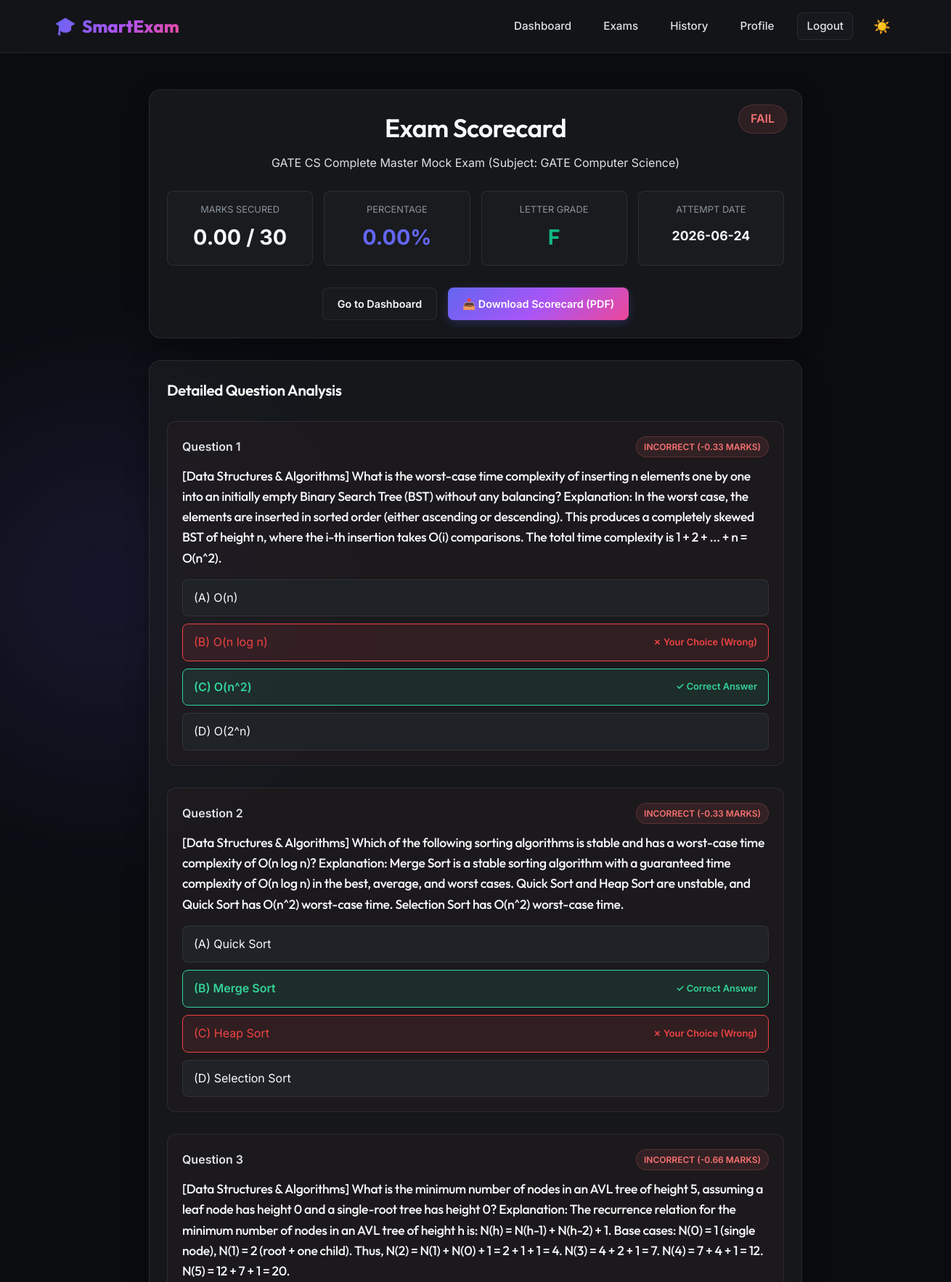
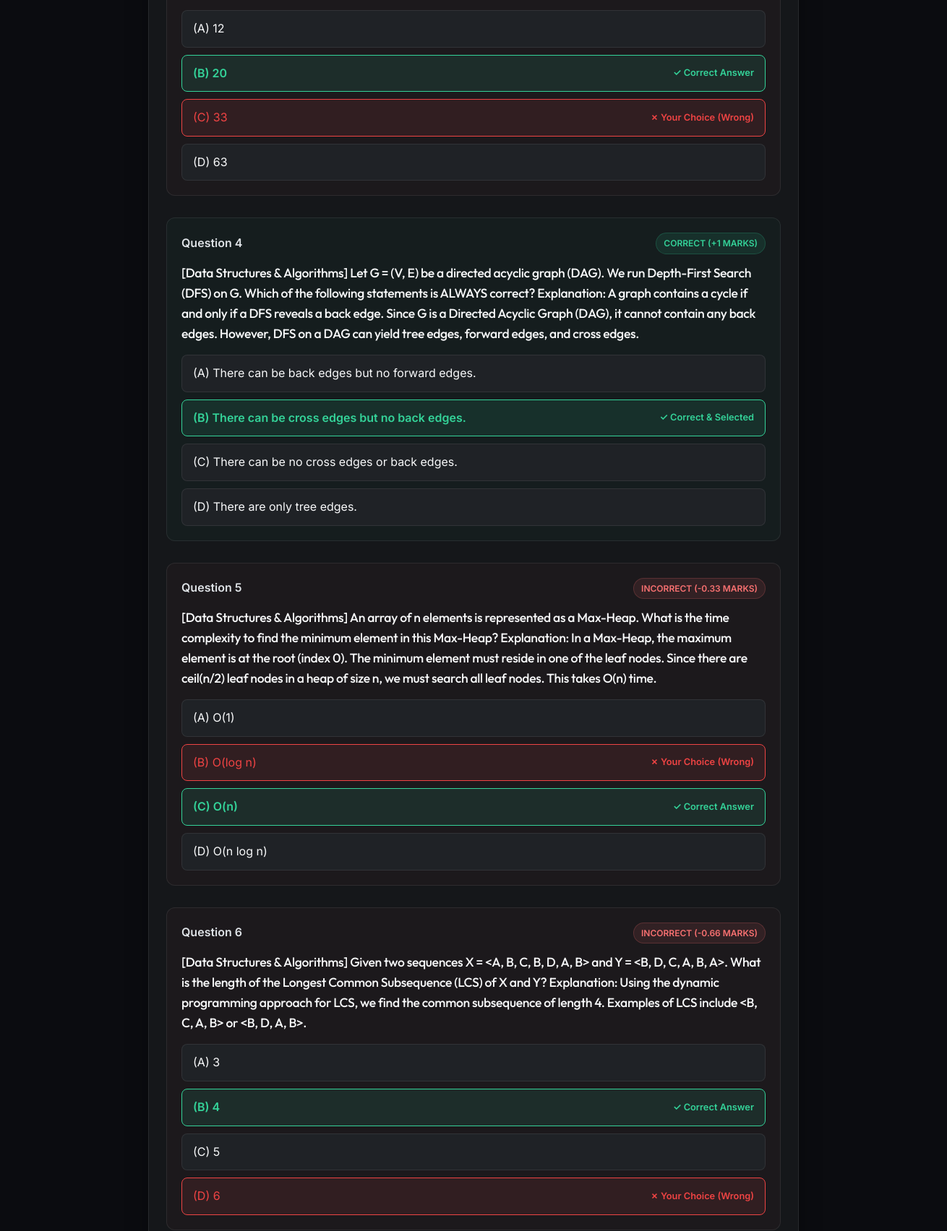
The page /result/2 (signed in, upper part) on the database its author committed (2 pictures, top to bottom).
### models/exam.py (models this page shows)
class Exam(db.Model):
    __tablename__ = 'exams'
    id = db.Column(db.Integer, primary_key=True)
    subject_id = db.Column(db.Integer, db.ForeignKey('subjects.id', ondelete='CASCADE'), nullable=False)
    title = db.Column(db.String(255), nullable=False)
    description = db.Column(db.Text, nullable=True)
    start_time = db.Column(db.DateTime, nullable=False)
    end_time = db.Column(db.DateTime, nullable=False)
    duration_minutes = db.Column(db.Integer, nullable=False)
    total_marks = db.Column(db.Integer, default=100, nullable=False)
    passing_marks = db.Column(db.Integer, default=40, nullable=False)
    negative_marking_val = db.Column(db.Numeric(4, 2), default=0.00)
    random_questions_count = db.Column(db.Integer, nullable=True)
    created_by = db.Column(db.Integer, db.ForeignKey('users.id', ondelete='CASCADE'), nullable=False)
    created_at = db.Column(db.DateTime, default=datetime.utcnow)
    questions = db.relationship('Question', backref='exam', cascade="all, delete-orphan")
    attempts = db.relationship('StudentExam', backref='exam', cascade="all, delete-orphan")
    __table_args__ = (
        db.Index('idx_exam_dates', 'start_time', 'end_time'),
    )

class Subject(db.Model):
    __tablename__ = 'subjects'
    id = db.Column(db.Integer, primary_key=True)
    name = db.Column(db.String(255), unique=True, nullable=False)
    code = db.Column(db.String(100), unique=True, nullable=False, index=True)
    description = db.Column(db.Text, nullable=True)
    exams = db.relationship('Exam', backref='subject', cascade="all, delete-orphan")

class Question(db.Model):
    __tablename__ = 'questions'
    id = db.Column(db.Integer, primary_key=True)
    exam_id = db.Column(db.Integer, db.ForeignKey('exams.id', ondelete='CASCADE'), nullable=False)
    question_text = db.Column(db.Text, nullable=False)
    question_type = db.Column(db.String(50), default='single')  # 'single' or 'multiple'
    difficulty = db.Column(db.String(50), default='medium')  # 'easy', 'medium', 'hard'
    marks = db.Column(db.Integer, default=1)
    negative_marks = db.Column(db.Numeric(4, 2), default=0.00)
    options = db.relationship('Option', backref='question', cascade="all, delete-orphan")
    responses = db.relationship('StudentResponse', backref='question', cascade="all, delete-orphan")

class Option(db.Model):
    __tablename__ = 'options'
    id = db.Column(db.Integer, primary_key=True)
    question_id = db.Column(db.Integer, db.ForeignKey('questions.id', ondelete='CASCADE'), nullable=False)
    option_text = db.Column(db.Text, nullable=False)
    is_correct = db.Column(db.Boolean, default=False)
    responses = db.relationship('StudentResponse', backref='option', cascade="all, delete-orphan")

### models/attempt.py (models this page shows)
class Result(db.Model):
    __tablename__ = 'results'
    id = db.Column(db.Integer, primary_key=True)
    student_exam_id = db.Column(db.Integer, db.ForeignKey('student_exam.id', ondelete='CASCADE'), unique=True, nullable=False)
    score = db.Column(db.Numeric(6, 2), nullable=False)
    percentage = db.Column(db.Numeric(5, 2), nullable=False)
    passed = db.Column(db.Boolean, nullable=False)
    grade = db.Column(db.String(10), nullable=True)
    created_at = db.Column(db.DateTime, default=datetime.utcnow)

class StudentExam(db.Model):
    __tablename__ = 'student_exam'
    id = db.Column(db.Integer, primary_key=True)
    student_id = db.Column(db.Integer, db.ForeignKey('students.id', ondelete='CASCADE'), nullable=False)
    exam_id = db.Column(db.Integer, db.ForeignKey('exams.id', ondelete='CASCADE'), nullable=False)
    started_at = db.Column(db.DateTime, default=datetime.utcnow)
    submitted_at = db.Column(db.DateTime, nullable=True)
    score = db.Column(db.Numeric(6, 2), default=0.00)
    is_passed = db.Column(db.Boolean, default=False)
    status = db.Column(db.String(50), default='in_progress')  # 'in_progress', 'submitted', 'expired'
    responses = db.relationship('StudentResponse', backref='attempt', cascade="all, delete-orphan")
    result = db.relationship('Result', backref='attempt', uselist=False, cascade="all, delete-orphan")
    __table_args__ = (
        db.Index('idx_attempt_student_exam', 'student_id', 'exam_id'),
    )

### routes/exam.py (the view)
@exam_bp.route('/result/<int:attempt_id>')
@login_required
def view_result(attempt_id):
    attempt = db.session.get(StudentExam, attempt_id)
    if not attempt:
        flash('Result session not found.', 'danger')
        return redirect(url_for('student.dashboard'))
    if session.get('role') != 'admin' and attempt.student_id != g.user.student_profile.id:
        flash('Access denied.', 'danger')
        return redirect(url_for('student.dashboard'))
    if attempt.status != 'submitted' or not attempt.result:
        flash('This attempt is not submitted or graded yet.', 'warning')
        return redirect(url_for('exam.take_exam', attempt_id=attempt.id))
    exam = attempt.exam
    questions = Question.query.filter_by(exam_id=exam.id).all()
    detailed_responses = {}
    for q in questions:
        student_choices = [r.option_id for r in StudentResponse.query.filter_by(student_exam_id=attempt.id, question_id=q.id).all()]
        detailed_responses[q.id] = {
            'student_choices': student_choices,
            'correct_choices': [o.id for o in q.options if o.is_correct]
        }
    return render_template(
        'student/result.html',
        attempt=attempt,
        result=attempt.result,
        exam=exam,
        questions=questions,
        detailed_responses=detailed_responses
    )

### routes/auth.py (called while the page is built)
def login_required(f):
    @functools.wraps(f)
    def decorated_function(*args, **kwargs):
        if 'user_id' not in session:
            flash('Please log in to access this page.', 'warning')
            return redirect(url_for('auth.login'))
        user = db.session.get(User, session['user_id'])
        if not user or user.status != 'active':
            session.clear()
            flash('Your account has been deactivated or not found.', 'danger')
            return redirect(url_for('auth.login'))
        g.user = user
        return f(*args, **kwargs)
    return decorated_function

@auth_bp.app_context_processor
def inject_user():
    user = None
    if 'user_id' in session:
        user = db.session.get(User, session['user_id'])
    return dict(current_user=user)

### templates/student/result.html (shortened to what this page needs)
{% extends 'base.html' %}
{% block content %}
<div style="max-width: 900px; margin: 0 auto; padding: 20px 0; animation: fadeInUp 0.5s ease;">
    <div class="glass-panel" style="margin-bottom: 30px; text-align: center; position: relative;">
        <div style="position: absolute; top: 20px; right: 20px;">
            {% if result.passed %}
                <span class="badge badge-success" style="font-size: 1rem; padding: 6px 16px;">Pass</span>
            {% else %}
                <span class="badge badge-danger" style="font-size: 1rem; padding: 6px 16px;">Fail</span>
            {% endif %}
        </div>
        <h2 style="font-size: 2.2rem; margin-bottom: 8px;">Exam Scorecard</h2>
        <p style="color: var(--text-secondary); font-size: 1rem; margin-bottom: 25px;">{{ exam.title }} (Subject: {{ exam.subject.name }})</p>
        <div style="display: grid; grid-template-columns: repeat(4, 1fr); gap: 15px; margin-bottom: 30px;">
            <div style="padding: 15px; background: rgba(255,255,255,0.02); border: 1px solid var(--glass-border); border-radius: 8px;">
                <div style="font-size: 0.8rem; color: var(--text-muted); text-transform: uppercase;">Marks Secured</div>
                <div style="font-size: 1.8rem; font-weight: bold; margin-top: 5px;">{{ result.score }} / {{ exam.total_marks }}</div>
            </div>
            <div style="padding: 15px; background: rgba(255,255,255,0.02); border: 1px solid var(--glass-border); border-radius: 8px;">
                <div style="font-size: 0.8rem; color: var(--text-muted); text-transform: uppercase;">Percentage</div>
                <div style="font-size: 1.8rem; font-weight: bold; margin-top: 5px; color: var(--primary);">{{ result.percentage }}%</div>
            </div>
            <div style="padding: 15px; background: rgba(255,255,255,0.02); border: 1px solid var(--glass-border); border-radius: 8px;">
                <div style="font-size: 0.8rem; color: var(--text-muted); text-transform: uppercase;">Letter Grade</div>
                <div style="font-size: 1.8rem; font-weight: bold; margin-top: 5px; color: var(--secondary);">{{ result.grade or '--' }}</div>
            </div>
            <div style="padding: 15px; background: rgba(255,255,255,0.02); border: 1px solid var(--glass-border); border-radius: 8px;">
                <div style="font-size: 0.8rem; color: var(--text-muted); text-transform: uppercase;">Attempt Date</div>
                <div style="font-size: 1.1rem; font-weight: bold; margin-top: 12px;">{{ attempt.submitted_at.strftime('%Y-%m-%d') }}</div>
            </div>
        </div>
        <div style="display: flex; justify-content: center; gap: 15px;">
            <a href="{{ url_for('student.dashboard') }}" class="btn btn-secondary">Go to Dashboard</a>
            <a href="{{ url_for('reports.export_scorecard_pdf', attempt_id=attempt.id) }}" class="btn btn-primary">
                📥 Download Scorecard (PDF)
            </a>
        </div>
    </div>
    <div class="glass-panel">
        <h3 style="font-size: 1.3rem; margin-bottom: 25px;">Detailed Question Analysis</h3>
        <div style="display: flex; flex-direction: column; gap: 30px;">
            {% for q in questions %}
                {% set student_choices = detailed_responses[q.id].student_choices %}
                {% set correct_choices = detailed_responses[q.id].correct_choices %}
                {% set is_correct = (student_choices|sort == correct_choices|sort) and (student_choices|length > 0) %}
                <div style="padding: 20px; border-radius: 12px; border: 1px solid var(--glass-border);
                            background: {% if is_correct %}var(--success-bg-subtle){% elif student_choices|length == 0 %}rgba(255, 255, 255, 0.01){% else %}var(--danger-bg-subtle){% endif %};">
                    <div style="display: flex; justify-content: space-between; align-items: center; margin-bottom: 12px;">
                        <span style="font-weight: 600; color: var(--text-secondary);">Question {{ loop.index }}</span>
                        <div>
                            {% if is_correct %}
                                <span class="badge badge-success">Correct (+{{ q.marks }} Marks)</span>
                            {% elif student_choices|length == 0 %}
                                <span class="badge badge-warning">Skipped (0 Marks)</span>
                            {% else %}
                                <span class="badge badge-danger">Incorrect (-{% if q.negative_marks > 0 %}{{ q.negative_marks }}{% else %}{{ exam.negative_marking_val }}{% endif %} Marks)</span>
                            {% endif %}
                        </div>
                    </div>
                    <h4 style="font-size: 1.1rem; margin-bottom: 15px; font-weight: 500;">{{ q.question_text }}</h4>
                    <div style="display: flex; flex-direction: column; gap: 10px;">
                        {% for opt in q.options %}
                            {% set was_selected = opt.id in student_choices %}
                            {% set is_correct_opt = opt.is_correct %}
                            <div style="padding: 12px 15px; border-radius: 8px; border: 1px solid;
                                        {% if is_correct_opt %}
                                            border-color: var(--success); background: var(--success-bg); color: var(--success); font-weight: 600;
                                        {% elif was_selected and not is_correct_opt %}
                                            border-color: #ef4444; background: rgba(239, 68, 68, 0.1); color: #ef4444;
                                        {% else %}
                                            border-color: var(--glass-border); background: var(--input-bg);
                                        {% endif %}
                                        display: flex; justify-content: space-between; align-items: center;">
                                <span>{{ opt.option_text }}</span>
                                <span style="font-size: 0.8rem; font-weight: 600;">
                                    {% if is_correct_opt and was_selected %}
                                        ✓ Correct & Selected
                                    {% elif is_correct_opt %}
                                        ✓ Correct Answer
                                    {% elif was_selected %}
                                        ✗ Your Choice (Wrong)
                                    {% endif %}
                                </span>
                            </div>
                        {% endfor %}
                    </div>
                </div>
            {% endfor %}
        </div>
    </div>
</div>
{% endblock %}

### static/css/style.css (style rules this page uses)
:root { --bg-gradient: #0b0c10; --bg-blob-1: rgba(99, 102, 241, 0.15); --bg-blob-2: rgba(236, 72, 153, 0.12); --glass-bg: rgba(26, 29, 32, 0.7); --glass-border: rgba(255, 255, 255, 0.08); --glass-shadow: rgba(0, 0, 0, 0.3); --text-primary: #f8f9fa; --text-secondary: #dee2e6; --text-muted: #8b949e; --primary: #6366f1; --primary-glow: rgba(99, 102, 241, 0.25); --primary-gradient: linear-gradient(135deg, #6366f1 0%, #a855f7 50%, #ec4899 100%); --secondary: #10b981; --success: #34d399; --success-bg: rgba(52, 211, 153, 0.1); --success-border: rgba(52, 211, 153, 0.2); --success-bg-subtle: rgba(52, 211, 153, 0.03); --danger: #f87171; --danger-bg: rgba(248, 113, 113, 0.1); --danger-border: rgba(248, 113, 113, 0.2); --danger-bg-subtle: rgba(248, 113, 113, 0.03); --warning: #fbbf24; --warning-bg: rgba(251, 191, 36, 0.1); --warning-border: rgba(251, 191, 36, 0.2); --info: #38bdf8; --info-bg: rgba(56, 189, 248, 0.1); --info-border: rgba(56, 189, 248, 0.2); --navbar-bg: rgba(21, 23, 26, 0.8); --input-bg: #1f2226; --input-border: rgba(255, 255, 255, 0.12); --card-hover-bg: rgba(255, 255, 255, 0.04); }
* { margin: 0; padding: 0; box-sizing: border-box; font-family: 'Inter', sans-serif; transition: background-color 0.3s ease, border-color 0.3s ease, color 0.1s ease; }
body { background: var(--bg-gradient); color: var(--text-primary); min-height: 100vh; overflow-x: hidden; position: relative; line-height: 1.6; }
body::before, body::after { content: ''; position: absolute; width: 500px; height: 500px; border-radius: 50%; filter: blur(130px); z-index: -1; pointer-events: none; opacity: 0.85; }
body::before { top: 5%; left: -100px; background: var(--bg-blob-1); }
body::after { top: 50%; right: -100px; background: var(--bg-blob-2); }
h1, h2, h3, h4, h5, h6 { font-family: 'Outfit', sans-serif; font-weight: 600; letter-spacing: -0.02em; }
.glass-panel { background: var(--glass-bg); backdrop-filter: blur(15px); -webkit-backdrop-filter: blur(15px); border: 1px solid var(--glass-border); border-radius: 16px; box-shadow: 0 8px 32px 0 var(--glass-shadow); padding: 24px; animation: fadeInUp 0.6s cubic-bezier(0.16, 1, 0.3, 1) forwards; }
.btn { display: inline-flex; align-items: center; justify-content: center; padding: 10px 20px; border-radius: 8px; font-size: 0.9rem; font-weight: 600; cursor: pointer; text-decoration: none; border: none; gap: 8px; transition: all 0.25s ease; }
.btn-primary { background: var(--primary-gradient); color: white !important; box-shadow: 0 4px 14px 0 var(--primary-glow); }
.btn-secondary { background: var(--glass-bg); border: 1px solid var(--glass-border); color: var(--text-primary); }
.badge { display: inline-flex; align-items: center; padding: 4px 10px; border-radius: 20px; font-size: 0.75rem; font-weight: 600; text-transform: uppercase; }
.badge-success { background: var(--success-bg); color: var(--success); border: 1px solid var(--success-border); }
.badge-danger { background: var(--danger-bg); color: var(--danger); border: 1px solid var(--danger-border); }

### rows shown on the page
Exam: title "GATE CS Complete Master Mock Exam", total_marks "30"
Subject: subject.name "GATE Computer Science"
Result: score "0.00", percentage "0.00", grade "F"
StudentExam: submitted_at "2026-06-24"
Question: negative_marks "0.33", question_text "[Data Structures & Algorithms] What is the worst-case time complexity of inserting n elements one by one into an initially empty Binary Search Tree (BST) without any balancing? Explanation: In the worst case, the elements are inserted in sorted order (either ascending or descending). This produces a completely skewed BST of height n, where the i-th insertion takes O(i) comparisons. The total time complexity is 1 + 2 + ... + n = O(n^2)."
Option: option_text "(A) O(n)"
Option: option_text "(B) O(n log n)", shows "✗ Your Choice (Wrong)"
Option: option_text "(C) O(n^2)", shows "✓ Correct Answer"
Option: option_text "(D) O(2^n)"
Question: negative_marks "0.33", question_text "[Data Structures & Algorithms] Which of the following sorting algorithms is stable and has a worst-case time complexity of O(n log n)? Explanation: Merge Sort is a stable sorting algorithm with a guaranteed time complexity of O(n log n) in the best, average, and worst cases. Quick Sort and Heap Sort are unstable, and Quick Sort has O(n^2) worst-case time. Selection Sort has O(n^2) worst-case time."
Option: option_text "(A) Quick Sort"
Option: option_text "(B) Merge Sort", shows "✓ Correct Answer"
Option: option_text "(C) Heap Sort", shows "✗ Your Choice (Wrong)"
Option: option_text "(D) Selection Sort"
Question: negative_marks "0.66", question_text "[Data Structures & Algorithms] What is the minimum number of nodes in an AVL tree of height 5, assuming a leaf node has height 0 and a single-root tree has height 0? Explanation: The recurrence relation for the minimum number of nodes in an AVL tree of height h is: N(h) = N(h-1) + N(h-2) + 1. Base cases: N(0) = 1 (single node), N(1) = 2 (root + one child). Thus, N(2) = N(1) + N(0) + 1 = 2 + 1 + 1 = 4. N(3) = 4 + 2 + 1 = 7. N(4) = 7 + 4 + 1 = 12. N(5) = 12 + 7 + 1 = 20."
Option: option_text "(A) 12"
Option: option_text "(B) 20", shows "✓ Correct Answer"
Option: option_text "(C) 33", shows "✗ Your Choice (Wrong)"
Option: option_text "(D) 63"
Question: marks "1", question_text "[Data Structures & Algorithms] Let G = (V, E) be a directed acyclic graph (DAG). We run Depth-First Search (DFS) on G. Which of the following statements is ALWAYS correct? Explanation: A graph contains a cycle if and only if a DFS reveals a back edge. Since G is a Directed Acyclic Graph (DAG), it cannot contain any back edges. However, DFS on a DAG can yield tree edges, forward edges, and cross edges."
Option: option_text "(A) There can be back edges but no forward edges."
Option: option_text "(B) There can be cross edges but no back edges.", shows "✓ Correct & Selected"
Option: option_text "(C) There can be no cross edges or back edges."
Option: option_text "(D) There are only tree edges."
Question: negative_marks "0.33", question_text "[Data Structures & Algorithms] An array of n elements is represented as a Max-Heap. What is the time complexity to find the minimum element in this Max-Heap? Explanation: In a Max-Heap, the maximum element is at the root (index 0). The minimum element must reside in one of the leaf nodes. Since there are ceil(n/2) leaf nodes in a heap of size n, we must search all leaf nodes. This takes O(n) time."
Option: option_text "(A) O(1)"
Option: option_text "(B) O(log n)", shows "✗ Your Choice (Wrong)"
Option: option_text "(C) O(n)", shows "✓ Correct Answer"
Option: option_text "(D) O(n log n)"
Question: negative_marks "0.66", question_text "[Data Structures & Algorithms] Given two sequences X = <A, B, C, B, D, A, B> and Y = <B, D, C, A, B, A>. What is the length of the Longest Common Subsequence (LCS) of X and Y? Explanation: Using the dynamic programming approach for LCS, we find the common subsequence of length 4. Examples of LCS include <B, C, A, B> or <B, D, A, B>."
Option: option_text "(A) 3"
Option: option_text "(B) 4", shows "✓ Correct Answer"
Option: option_text "(C) 5"
Option: option_text "(D) 6", shows "✗ Your Choice (Wrong)"
